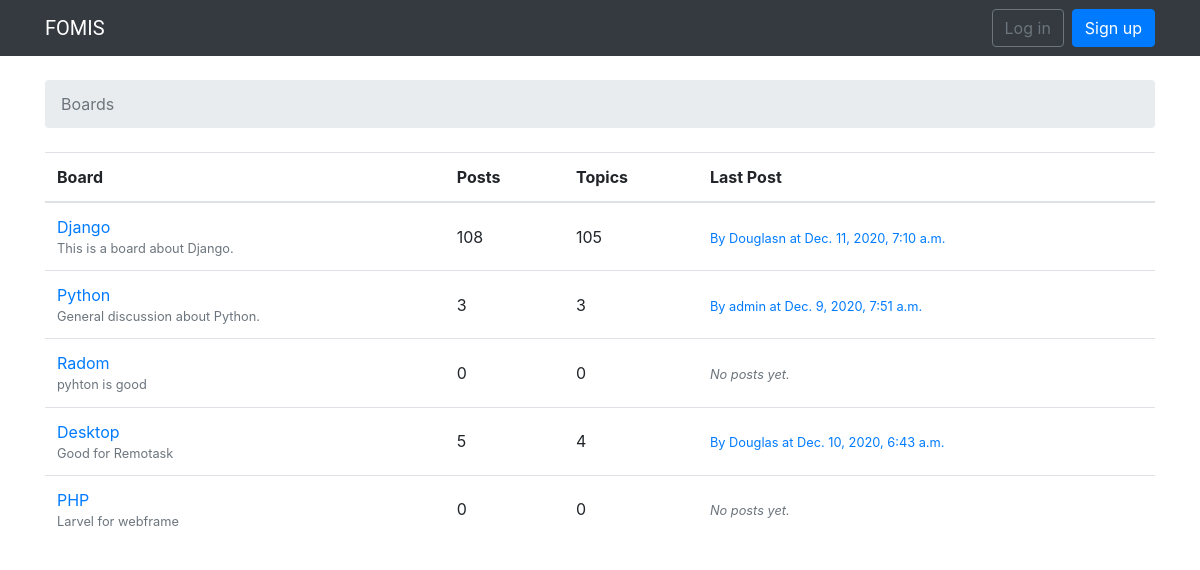
The page / on the database its author committed.
### boards/models.py (models this page shows, shortened)
class Board(models.Model):
    name = models.CharField(max_length=30, unique=True)
    description = models.CharField(max_length=100)
    def get_posts_count(self):
        return Post.objects.filter(topic__board=self).count()
    def get_last_post(self):
        return Post.objects.filter(topic__board=self).order_by('-created_at').first()

class Post(models.Model):
    message = models.TextField(max_length=4000)
    topic = models.ForeignKey(Topic, on_delete= models.CASCADE, related_name='posts')
    created_at = models.DateTimeField(auto_now_add=True)
    updated_at = models.DateTimeField(null=True)
    created_by = models.ForeignKey(User, on_delete= models.CASCADE, related_name='posts')
    updated_by = models.ForeignKey(User, on_delete= models.CASCADE, null=True, related_name='+')

### boards/views.py (the view)
# urls.py: path('', views.BoardListView.as_view(), name='home'),
class BoardListView(ListView):
    model = Board
    context_object_name = 'boards'
    template_name = 'home.html'

### templates/home.html
{% extends 'base.html' %}
{% block breadcrumb %}
  <li class="breadcrumb-item active">Boards</li>
{% endblock %}
{% block content %}
  <table class="table">
    <thead class="thead-inverse">
      <tr>
        <th>Board</th>
        <th>Posts</th>
        <th>Topics</th>
        <th>Last Post</th>
      </tr>
    </thead>
    <tbody>
      {% for board in boards %}
        <tr>
          <td>
            <a href="{% url 'board_topics' board.pk %}">{{ board.name }}</a>
            <small class="text-muted d-block">{{ board.description }}</small>
          </td>
          <td class="align-middle">
            {{ board.get_posts_count }}
          </td>
          <td class="align-middle">
            {{ board.topics.count }}
          </td>
          <td class="align-middle">
            {% with post=board.get_last_post %}
              {% if post %}
                <small>
                  <a href="{% url 'topic_posts' board.pk post.topic.pk %}">
                    By {{ post.created_by.username }} at {{ post.created_at }}
                  </a>
                </small>
              {% else %}
                <small class="text-muted">
                  <em>No posts yet.</em>
                </small>
              {% endif %}
            {% endwith %}
          </td>
        </tr>
      {% endfor %}
    </tbody>
  </table>
{% endblock %}

### rows shown on the page
Board: name "Django", description "This is a board about Django.", get_posts_count "108", topics.count "105", get_last_post.created_by.username "Douglasn", get_last_post.created_at "Dec. 11, 2020, 7:10 a.m."
Board: name "Python", description "General discussion about Python.", get_posts_count "3", topics.count "3", get_last_post.created_by.username "admin", get_last_post.created_at "Dec. 9, 2020, 7:51 a.m."
Board: name "Radom", description "pyhton is good", get_posts_count "0", topics.count "0", shows "No posts yet."
Board: name "Desktop", description "Good for Remotask", get_posts_count "5", topics.count "4", get_last_post.created_by.username "Douglas", get_last_post.created_at "Dec. 10, 2020, 6:43 a.m."
Board: name "PHP", description "Larvel for webframe", get_posts_count "0", topics.count "0", shows "No posts yet."
